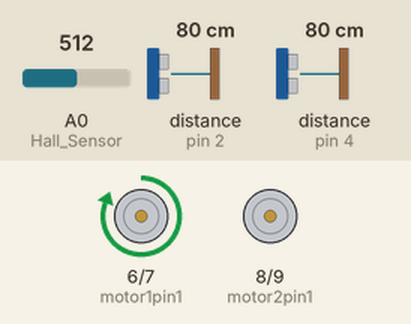
Recording of a sketch running on a simulated Arduino Uno, built with avr-gcc and run on an emulated ATmega328P. Shown: motor-driver pin pairs drawn as motors (green arrow = first pin HIGH = forward, orange = second pin HIGH = backward, longer = more drive). Wiring (inferred from the names in the program): 2 × ultrasonic range finder: trigger pin 3, echo pin 2 / trigger pin 5, echo pin 4. Inputs (shaded band) come from the test bench; at power-on: A0 (Hall_Sensor) = 512, distance to the obstacle (sensors on pin 2, pin 4) 80 cm. The echo pulse lasts 58.3 µs per cm.

Above: at 0.1 s.
At 1.1 s:
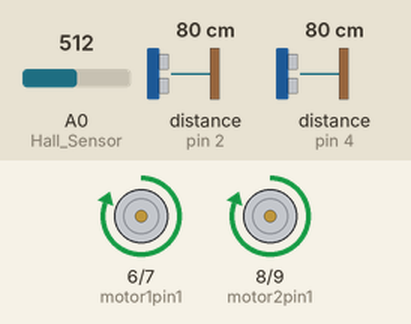
Timing chart, 0 to 2.6 s (numbered marks = the images above):
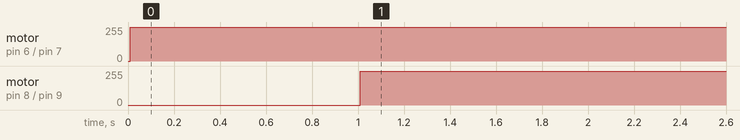

The sketch:

test.ino
```cpp
#define Hall_Sensor A0

const bool USE_MPH = true;
const int WHEEL_DIAMETER = 18;
const int RPM_SAMPLE_PERIOD = 10;
const int MIN_KPH = 4;
const int MIN_HIEGHT = 14;
const int MAX_HIEGHT = 50;

#define echoPin1 2
#define trigPin1 3

#define echoPin2 4
#define trigPin2 5

long duration1;
int distance1;

long duration2;
int distance2;

int motor1pin1 = 6;
int motor1pin2 = 7;

int motor2pin1 = 8;
int motor2pin2 = 9;

int get_distance1(){
  digitalWrite(trigPin1, LOW);
  delayMicroseconds(2);
  digitalWrite(trigPin1, HIGH);
  delayMicroseconds(10);
  digitalWrite(trigPin1, LOW);
  duration1 = pulseIn(echoPin1, HIGH);
  distance1 = duration1 * 0.034 / 2;
  return distance1;
}
int get_distance2(){
  digitalWrite(trigPin2, LOW);
  delayMicroseconds(2);
  digitalWrite(trigPin2, HIGH);
  delayMicroseconds(10);
  digitalWrite(trigPin2, LOW);
  duration2 = pulseIn(echoPin2, HIGH);
  distance2 = duration2 * 0.034 / 2;
  return distance2;
}
int read_speed(){
  static bool firstTime = true;
    static long thisMagValue = 0;
    static int rpm = 0;
    static long mph = 0;
    static long kph = 0;
    static float magnetCount = 0.00;
    static unsigned long timeOld = 0;

    long previousMagValue = thisMagValue;
    thisMagValue = analogRead(Hall_Sensor);

    if(!firstTime)
    {
        //delay(500);
        int change = abs(thisMagValue-previousMagValue);

        if (change > 1000)
        {
            ++magnetCount;
        }
        // Every RPM_SAMPLE_PERIOD seconds we reset the magnetData array to 0
        if(floor((millis()-timeOld)/1000)==RPM_SAMPLE_PERIOD)
        {
            timeOld = millis();
            magnetCount = 0;
        }
        if(abs((((float)(millis()-timeOld)/1000)/60))>0.01)
        {
            rpm = (magnetCount/2) / (((float)(millis()-timeOld)/1000)/60);
        }
        delay(15);
        kph = ((WHEEL_DIAMETER * PI)* rpm) / 1666.67;
        //Serial.println("KPH :");
        //Serial.print(kph);
        }

    firstTime = false;
    return(kph);
}

void setup()
{
  pinMode(trigPin1, OUTPUT);
  pinMode(echoPin1, INPUT);

  pinMode(trigPin2, OUTPUT);
  pinMode(echoPin2, INPUT);

  pinMode(motor1pin1, OUTPUT);
  pinMode(motor1pin2, OUTPUT);

  pinMode(motor2pin1, OUTPUT);
  pinMode(motor2pin2, OUTPUT);

  Serial.begin(115200);
}
void loop(){
  int kph = read_speed();
  if(kph<10){
    int dist1 = get_distance1();
    int dist2 = get_distance2();

    if(dist1 > 15){
      digitalWrite(motor1pin1,HIGH);
      digitalWrite(motor1pin2,LOW);
      delay(1000);
    }
    if(dist2 > 15){
      digitalWrite(motor2pin1,HIGH);
      digitalWrite(motor2pin2,LOW);
      delay(1000);
    }
  }
  if(kph >11){
      int dist1 = get_distance1();
    int dist2 = get_distance2();

    if(dist1 <14){
      digitalWrite(motor1pin1,LOW);
      digitalWrite(motor1pin2,HIGH);
      delay(2000);
      digitalWrite(motor1pin1,LOW);
      digitalWrite(motor1pin2,LOW);
    }
    if(dist2 <14){
      digitalWrite(motor2pin1,LOW);
      digitalWrite(motor2pin2,HIGH);
      delay(2000);
      digitalWrite(motor2pin1,LOW);
      digitalWrite(motor2pin2,LOW);
    }
  }

}
```

Measured:
- by itself, motor on pin 6 (motor1pin1) / pin 7 (motor1pin2): stopped → forward 255/255 at 0.01 s
- by itself, motor on pin 8 (motor2pin1) / pin 9 (motor2pin2): stopped → forward 255/255 at 1.0 s
